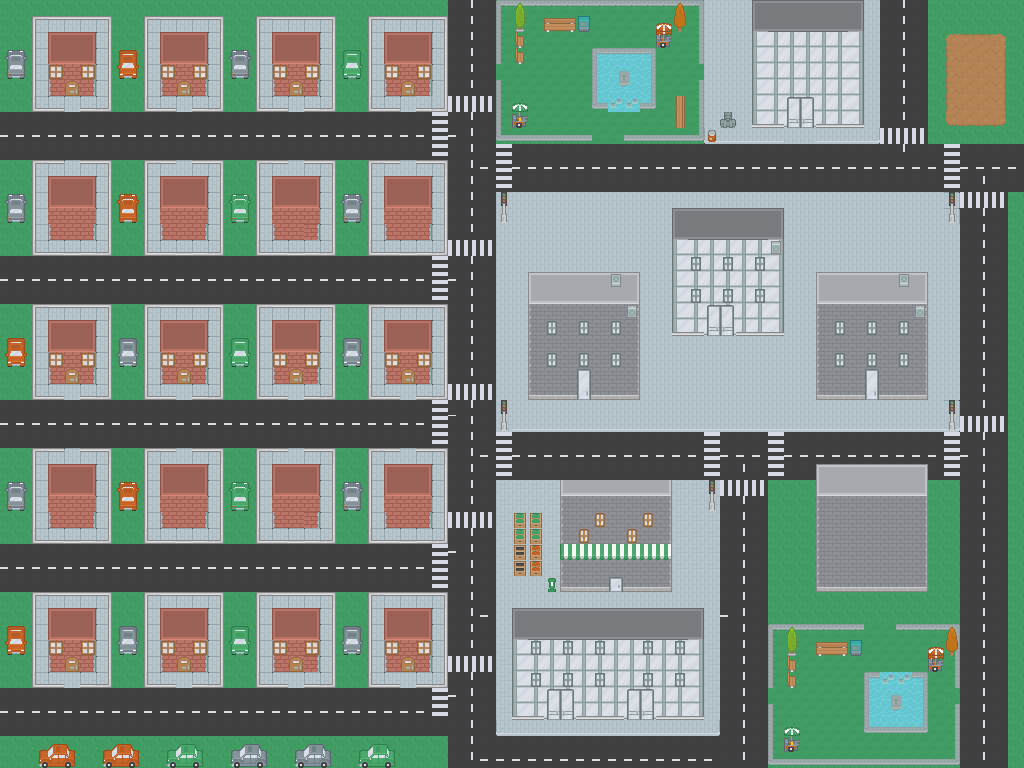

A 2D game scene composited from a Tiled map and its tileset images. What follows is a short description and the map's XML, with each tile layer's data collapsed to a summary:
An orthogonal 64x48 tile map with 16x16 px tiles, 3 tile layers (Grass, City, Accents) and 194 objects (192x wall, player).

<map version="1.5" tiledversion="1.7.0" orientation="orthogonal" renderorder="right-down" width="64" height="48" tilewidth="16" tileheight="16" infinite="0" nextlayerid="6" nextobjectid="208">
 <tileset firstgid="1" source="roguelikeCity_magenta.tsx" />
 <layer id="1" name="Grass" width="64" height="48">
  <data>[3072 cells, 3072 non-empty, 4 distinct tile ids]</data>
 </layer>
 <layer id="2" name="City" width="64" height="48">
  <data>[3072 cells, 2555 non-empty, 63 distinct tile ids]</data>
 </layer>
 <layer id="3" name="Accents" width="64" height="48">
  <data>[3072 cells, 864 non-empty, 98 distinct tile ids]</data>
 </layer>
 <objectgroup id="5" name="Walls">
  <object id="1" name="wall" x="32.492" y="16.417" width="3.07819" height="95.0817" />
  <object id="2" name="wall" x="32.834" y="16.759" width="78.3227" height="2.73617" />
  <object id="3" name="wall" x="107.394" y="16.417" width="4.44627" height="95.4238" />
  <object id="4" name="wall" x="33.176" y="107.737" width="30.7819" height="4.10425" />
  <object id="5" name="wall" x="80.3749" y="108.763" width="31.4659" height="2.73617" />
  <object id="6" name="wall" x="144.675" y="16.2457" width="3.07819" height="95.0817" />
  <object id="7" name="wall" x="145.017" y="16.5877" width="78.3227" height="2.73617" />
  <object id="8" name="wall" x="219.577" y="16.2457" width="4.44627" height="95.4238" />
  <object id="9" name="wall" x="145.359" y="107.566" width="30.7819" height="4.10425" />
  <object id="10" name="wall" x="192.558" y="108.592" width="31.4659" height="2.73617" />
  <object id="11" name="wall" x="256.858" y="16.5878" width="3.07819" height="95.0817" />
  <object id="12" name="wall" x="257.2" y="16.9298" width="78.3227" height="2.73617" />
  <object id="13" name="wall" x="331.76" y="16.5878" width="4.44627" height="95.4238" />
  <object id="14" name="wall" x="257.542" y="107.908" width="30.7819" height="4.10425" />
  <object id="15" name="wall" x="304.74" y="108.934" width="31.4659" height="2.73617" />
  <object id="16" name="wall" x="368.014" y="16.2457" width="3.07819" height="95.0817" />
  <object id="17" name="wall" x="368.356" y="16.5877" width="78.3227" height="2.73617" />
  <object id="18" name="wall" x="442.916" y="16.2457" width="4.44627" height="95.4238" />
  <object id="19" name="wall" x="368.698" y="107.566" width="30.7819" height="4.10425" />
  <object id="20" name="wall" x="415.897" y="108.592" width="31.4659" height="2.73617" />
  <object id="21" name="wall" x="32.492" y="304.569" width="3.07819" height="95.0817" />
  <object id="22" name="wall" x="32.834" y="304.911" width="78.3227" height="2.73617" />
  <object id="23" name="wall" x="107.394" y="304.569" width="4.44627" height="95.4238" />
  <object id="24" name="wall" x="33.176" y="395.889" width="30.7819" height="4.10425" />
  <object id="25" name="wall" x="80.3749" y="396.915" width="31.4659" height="2.73617" />
  <object id="26" name="wall" x="144.675" y="304.227" width="3.07819" height="95.0817" />
  <object id="27" name="wall" x="145.017" y="304.569" width="78.3227" height="2.73617" />
  <object id="28" name="wall" x="219.577" y="304.227" width="4.44627" height="95.4238" />
  <object id="29" name="wall" x="145.359" y="395.547" width="30.7819" height="4.10425" />
  <object id="30" name="wall" x="192.558" y="396.573" width="31.4659" height="2.73617" />
  <object id="31" name="wall" x="256.858" y="304.227" width="3.07819" height="95.0817" />
  <object id="32" name="wall" x="257.2" y="304.569" width="78.3227" height="2.73617" />
  <object id="33" name="wall" x="331.76" y="304.227" width="4.44627" height="95.4238" />
  <object id="34" name="wall" x="257.542" y="395.547" width="30.7819" height="4.10425" />
  <object id="35" name="wall" x="304.74" y="396.573" width="31.4659" height="2.73617" />
  <object id="36" name="wall" x="368.698" y="304.227" width="3.07819" height="95.0817" />
  <object id="37" name="wall" x="369.04" y="304.569" width="78.3227" height="2.73617" />
  <object id="38" name="wall" x="443.6" y="304.227" width="4.44627" height="95.4238" />
  <object id="39" name="wall" x="369.382" y="395.547" width="30.7819" height="4.10425" />
  <object id="40" name="wall" x="416.581" y="396.573" width="31.4659" height="2.73617" />
  <object id="41" name="wall" x="32.2327" y="592.138" width="3.07819" height="95.0817" />
  <object id="42" name="wall" x="32.5747" y="592.48" width="78.3227" height="2.73617" />
  <object id="43" name="wall" x="107.135" y="592.138" width="4.44627" height="95.4238" />
  <object id="44" name="wall" x="32.9167" y="683.458" width="30.7819" height="4.10425" />
  <object id="45" name="wall" x="80.1156" y="684.484" width="31.4659" height="2.73617" />
  <object id="46" name="wall" x="144.074" y="592.822" width="3.07819" height="95.0817" />
  <object id="47" name="wall" x="144.416" y="593.164" width="78.3227" height="2.73617" />
  <object id="48" name="wall" x="218.976" y="592.822" width="4.44627" height="95.4238" />
  <object id="49" name="wall" x="144.758" y="684.142" width="30.7819" height="4.10425" />
  <object id="50" name="wall" x="191.957" y="685.168" width="31.4659" height="2.73617" />
  <object id="51" name="wall" x="256.256" y="592.48" width="3.07819" height="95.0817" />
  <object id="52" name="wall" x="256.598" y="592.822" width="78.3227" height="2.73617" />
  <object id="53" name="wall" x="331.158" y="592.48" width="4.44627" height="95.4238" />
  <object id="54" name="wall" x="256.94" y="683.8" width="30.7819" height="4.10425" />
  <object id="55" name="wall" x="304.139" y="684.826" width="31.4659" height="2.73617" />
  <object id="56" name="wall" x="368.097" y="592.48" width="3.07819" height="95.0817" />
  <object id="57" name="wall" x="368.439" y="592.822" width="78.3227" height="2.73617" />
  <object id="58" name="wall" x="442.999" y="592.48" width="4.44627" height="95.4238" />
  <object id="59" name="wall" x="368.781" y="683.8" width="30.7819" height="4.10425" />
  <object id="60" name="wall" x="415.98" y="684.826" width="31.4659" height="2.73617" />
  <object id="61" name="wall" x="32.1499" y="448.45" width="3.76223" height="95.4238" />
  <object id="62" name="wall" x="32.834" y="539.77" width="78.6648" height="3.42021" />
  <object id="63" name="wall" x="108.079" y="448.45" width="3.42021" height="94.7397" />
  <object id="64" name="wall" x="33.176" y="448.108" width="30.4398" height="3.42021" />
  <object id="65" name="wall" x="80.0328" y="448.108" width="31.8079" height="3.42021" />
  <object id="66" name="wall" x="144.162" y="448.45" width="3.76223" height="95.4238" />
  <object id="67" name="wall" x="144.846" y="539.77" width="78.6648" height="3.42021" />
  <object id="68" name="wall" x="220.091" y="448.45" width="3.42021" height="94.7397" />
  <object id="69" name="wall" x="145.188" y="448.108" width="30.4398" height="3.42021" />
  <object id="70" name="wall" x="192.045" y="448.108" width="31.8079" height="3.42021" />
  <object id="71" name="wall" x="256.002" y="448.108" width="3.76223" height="95.4238" />
  <object id="72" name="wall" x="256.687" y="539.428" width="78.6648" height="3.42021" />
  <object id="73" name="wall" x="331.932" y="448.108" width="3.42021" height="94.7397" />
  <object id="74" name="wall" x="257.029" y="447.766" width="30.4398" height="3.42021" />
  <object id="75" name="wall" x="303.885" y="447.766" width="31.8079" height="3.42021" />
  <object id="76" name="wall" x="367.843" y="448.792" width="3.76223" height="95.4238" />
  <object id="77" name="wall" x="368.527" y="540.112" width="78.6648" height="3.42021" />
  <object id="78" name="wall" x="443.772" y="448.792" width="3.42021" height="94.7397" />
  </objectgroup>
</map>
<!-- 116 of 194 objects omitted -->
